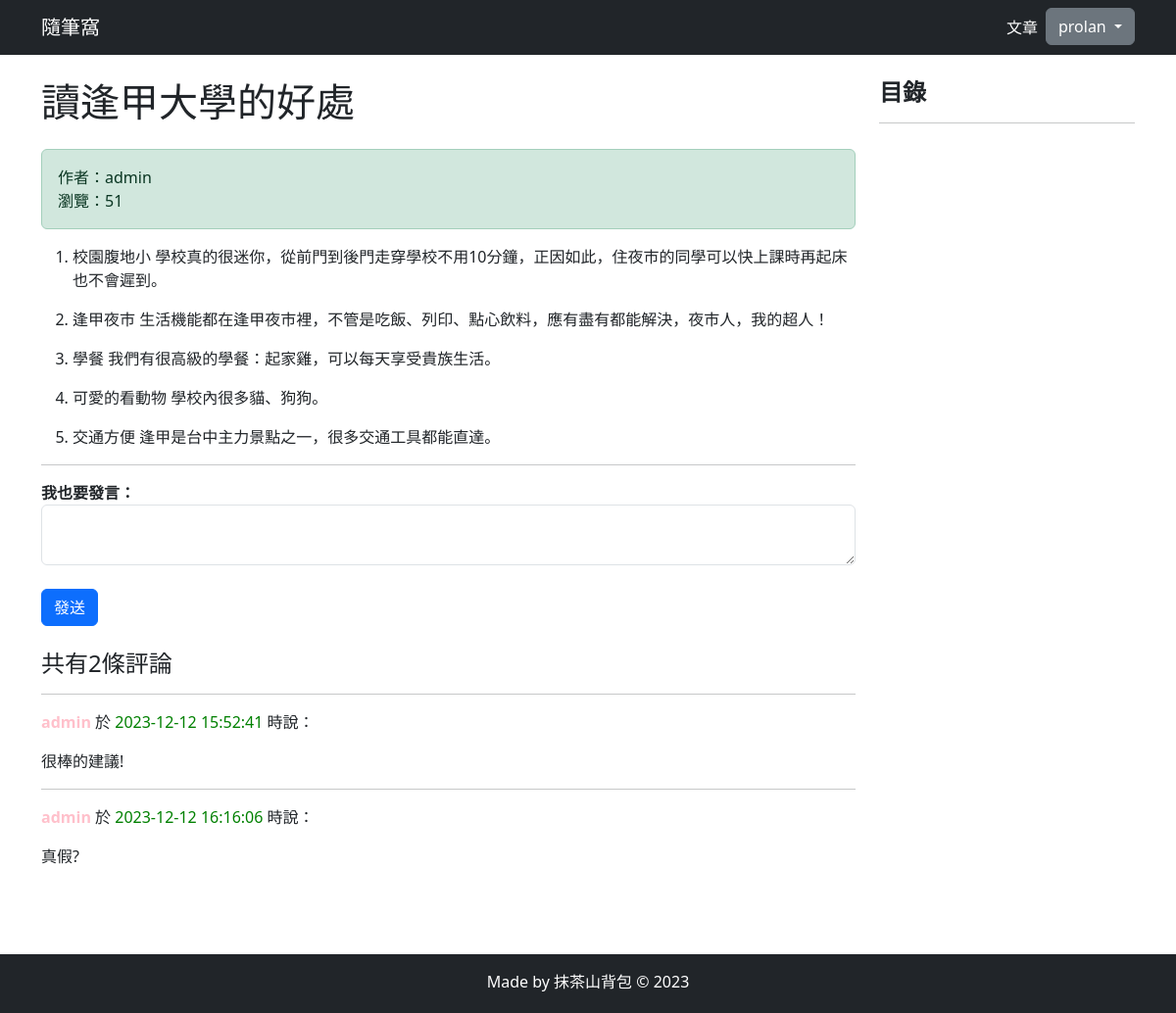
The page /article/article-detail/29/ (signed in) on the database its author committed.
### article/models.py (models this page shows, shortened)
class ArticlePost(models.Model):
    author = models.ForeignKey(User, on_delete=models.CASCADE)
    title = models.CharField(max_length=100)
    body = models.TextField()
    created = models.DateTimeField(default=timezone.now)
    updated = models.DateTimeField(auto_now=True)
    column = models.ForeignKey(
        ArticleColumn,
        null=True,
        blank=True,
        on_delete=models.CASCADE,
        related_name='article'
    )
    avatar = models.ImageField(upload_to='article/%Y%m%d/', blank=True)
    total_views = models.PositiveIntegerField(default=0)
    class Meta:
        ordering = ('-created',)
    def save(self, *args, **kwargs):
        article = super(ArticlePost, self).save(*args, **kwargs)
        return article

### comment/models.py (models this page shows, shortened)
class Comment(models.Model):
    article = models.ForeignKey(
        ArticlePost,
        on_delete=models.CASCADE,
        related_name='comments'
    )
    user = models.ForeignKey(
        User,
        on_delete=models.CASCADE,
        related_name='comments'
    )
    body = models.TextField()
    created = models.DateTimeField(auto_now_add=True)
    class Meta:
        ordering = ('created',)

### article/views.py (the view)
# urls.py: path('article-detail/<int:id>/', views.article_detail, name='article_detail'),
def article_detail(request, id):
    article = ArticlePost.objects.get(id=id)
    comments = Comment.objects.filter(article=id)
    article.total_views += 1
    article.save(update_fields=['total_views'])
    md = markdown.Markdown(
        extensions=[
            'markdown.extensions.extra',
            'markdown.extensions.codehilite',
            'markdown.extensions.toc',
        ]
    )
    article.body = md.convert(article.body)
    context = {'article': article, 'toc': md.toc, 'comments': comments}
    return render(request, 'article/detail.html', context)

### templates/article/detail.html (shortened to what this page needs)
{% extends "base.html" %}
{% load static %}
{% block content %}
<div class="container">
    <div class="row">
        <div class="col-9">
            <h1 class="mt-4 mb-4">{{ article.title }}</h1>
            <div class="alert alert-success">
                <div>
                作者：{{ article.author }}
                </div>
                <div>
                瀏覽：{{ article.total_views }}
                </div>
            </div>
            <div class="col-12">
                <p>{{ article.body|safe }}</p>
            </div>
        <hr>
        {% if user.is_authenticated %}
            <div>
                <form
                    action="{% url 'comment:post_comment' article.id %}"
                    method="POST"
                >
                    <div class="form-group">
                        <label for="body">
                            <strong>
                                我也要發言：
                            </strong>
                        </label>
                        <textarea
                            type="text"
                            class="form-control"
                            id="body"
                            name="body"
                            rows="2"></textarea>
                    </div>
                    <br>
                    <button type="submit" class="btn btn-primary ">發送</button>
                </form>
            </div>
            <br>
        {% else %}
            <br>
            <h5 class="justify-content-center">
                請<a href="{% url 'userprofile:login' %}">登入</a>才能評論
            </h5>
            <br>
        {% endif %}
        <h4>共有{{ comments.count }}條評論</h4>
        <div>
            {% for comment in comments %}
                <hr>
                <p>
                    <strong style="color: pink">
                        {{ comment.user }}
                    </strong> 於
                    <span style="color: green">
                        {{ comment.created|date:"Y-m-d H:i:s" }}
                    </span> 時說：
                </p>
                <pre style="font-family: inherit; font-size: 1em;">
{{ comment.body }}</pre>
            {% endfor %}
        </div>
    </div>
        <div class="col-3 mt-4" id="sidebar" class="sidebar">
            <div class="sidebar__inner">
                <h4><strong>目錄</strong></h4>
                <hr>
            </div>
        </div>
    </div>
</div>
{% endblock content %}

### templates/header.html (shortened to what this page needs)
<nav class="navbar navbar-expand-lg navbar-dark bg-dark">
    <div class="container">
        <a class="navbar-brand" href="{% url 'article:article_list'%}">隨筆窩</a>
        <div>
            <ul class="navbar-nav">
                <li class="nav-item">
                    <a class="nav-link" href="{% url 'article:article_list' %}" style = "color:white">文章</a>
                </li>
                {% if user.is_authenticated %}
                <div class="dropdown">
                    <a
                        class="btn btn-secondary dropdown-toggle"
                        href="#"
                        role="button"
                        id="dropdownMenuLink"
                        data-bs-toggle="dropdown"
                        aria-expanded="false"
                    >
                        {{ user.username }}
                    </a>
                </div>
                {% else %}
                <li class="nav-item">
                    <a class="nav-link" href="{% url 'userprofile:login' %}">登入</a>
                </li>
                {% endif %}
            </ul>
        </div>
    </div>
</nav>

### templates/base.html (style rules this page uses)
html, body { height: 100%; margin: 0; }

### rows shown on the page
ArticlePost: title "讀逢甲大學的好處", author "admin", total_views "51", body "校園腹地小 學校真的很迷你，從前門到後門走穿學校不用10分鐘，正因如此，住夜市的同學可以快上課時再起床也不會遲到。 逢甲夜市 生活機能都在逢甲夜市裡，不管是吃飯、列印、點心飲料，應有盡有都能解決，夜市人，我的超人！ 學餐 我們有很高級的學餐：起家雞，可以每天享受貴族生活。 可愛的看動物 學校內很多貓、狗狗。 交通方便 逢甲是台中主力景點之一，很多交通工具都能直達。"
Comment: user "admin", created "2023-12-12 15:52:41", body "很棒的建議!"
Comment: user "admin", created "2023-12-12 16:16:06", body "真假?"

### other values the page prints
{{ user.username }} "prolan"
{{ comments.count }} "2"
